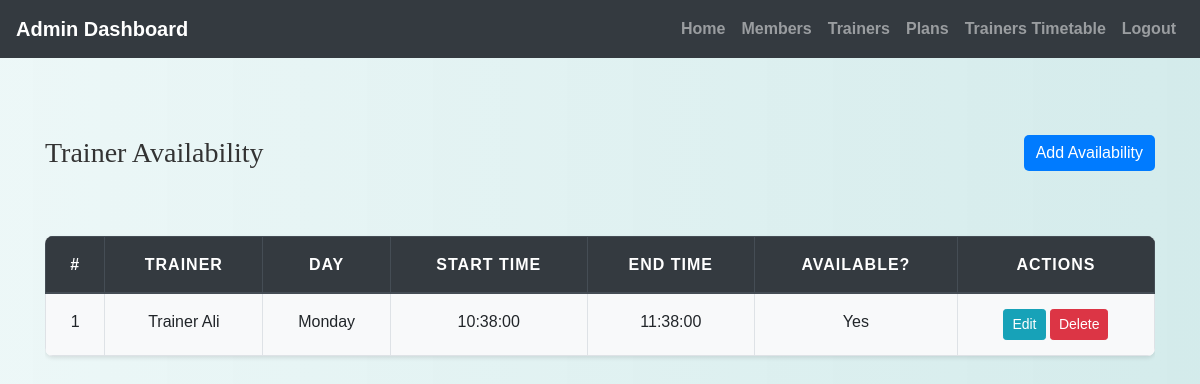
/admin/view_trainer_availability.php (signed in), run on the app's committed database.
### tables this page shows
CREATE TABLE `trainer_availability` (
  `availability_id` int(11) NOT NULL,
  `trainer_id` int(11) NOT NULL,
  `day_of_week` enum('monday','tuesday','wednesday','thursday','friday','saturday','sunday') NOT NULL,
  `start_time` time NOT NULL,
  `end_time` time NOT NULL,
  `is_available` tinyint(1) DEFAULT 1
);

CREATE TABLE `trainers` (
  `trainer_id` int(11) NOT NULL,
  `first_name` varchar(50) NOT NULL,
  `last_name` varchar(50) NOT NULL,
  `specialization` varchar(100) DEFAULT NULL,
  `certification` text DEFAULT NULL,
  `experience_years` int(11) DEFAULT NULL,
  `bio` text DEFAULT NULL,
  `hourly_rate` decimal(10,2) DEFAULT NULL,
  `profile_picture` varchar(255) DEFAULT NULL,
  `email` varchar(100) NOT NULL,
  `password` varchar(255) NOT NULL
);

### admin/view_trainer_availability.php (the view, shortened to what this page needs)
<?php
include('config.php');
?>
<!DOCTYPE html>
<html>
<head>
    <link rel="stylesheet" href="https://maxcdn.bootstrapcdn.com/bootstrap/4.5.2/css/bootstrap.min.css">
    <link rel="stylesheet" href="../css/style.css">
</head>
<body>
<?php include('admin_navbar.php'); ?>
<div class="container mt-5">
    <div class="d-flex justify-content-between align-items-center mb-3">
        <h3>Trainer Availability</h3>
        <a href="add_trainer_availability.php" class="btn btn-primary">Add Availability</a>
    </div>
    <div class="table-responsive">
        <table class="table table-bordered table-striped">
            <thead class="thead-dark">
                <tr>
                    <th>#</th>
                    <th>Trainer</th>
                    <th>Day</th>
                    <th>Start Time</th>
                    <th>End Time</th>
                    <th>Available?</th>
                    <th>Actions</th>
                </tr>
            </thead>
            <tbody>
                <?php
                $sql = "SELECT a.*, t.first_name, t.last_name
                        FROM trainer_availability a
                        JOIN trainers t ON a.trainer_id = t.trainer_id
                        ORDER BY a.day_of_week, a.start_time";
                $result = $conn->query($sql);
                $count = 1;
                while ($row = $result->fetch_assoc()):
                ?>
                <tr>
                    <td><?= $count++ ?></td>
                    <td><?= htmlspecialchars($row['first_name'] . ' ' . $row['last_name']) ?></td>
                    <td><?= ucfirst($row['day_of_week']) ?></td>
                    <td><?= $row['start_time'] ?></td>
                    <td><?= $row['end_time'] ?></td>
                    <td><?= $row['is_available'] ? 'Yes' : 'No' ?></td>
                    <td>
                        <a href="edit_trainer_availability.php?id=<?= $row['availability_id'] ?>" class="btn btn-sm btn-info">Edit</a>
                        <a href="?delete=<?= $row['availability_id'] ?>" class="btn btn-sm btn-danger" onclick="return confirm('Are you sure you want to delete this availability?');">Delete</a>
                    </td>
                </tr>
                <?php endwhile; ?>
            </tbody>
        </table>
    </div>
</div>
</body>
</html>

### css/style.css (style rules this page uses)
body { background: linear-gradient(90deg, rgba(233, 246, 246, 0.831), rgba(207, 233, 233, 0.9)); font-family: 'Arial', sans-serif; color: #333; line-height: 1.6; }
h1, h2, h3, h4 { text-align: center; margin-top: 30px; margin-bottom: 30px; font-family: 'Georgia', serif; }
.container { margin-bottom: 40px; }
.table { width: 100%; border-collapse: collapse; margin-top: 20px; font-size: 16px; background-color: #ffffff; border-radius: 8px; overflow: hidden; box-shadow: 0 2px 4px rgba(0, 0, 0, 0.1); }
.table th, .table td { padding: 15px; border: 1px solid #dee2e6; text-align: center; }
.table thead th { background-color: #004d4d; color: white; font-weight: bold; text-transform: uppercase; letter-spacing: 1px; }
.table tbody tr:nth-child(odd) { background-color: #f8f9fa; }
.btn-primary { color: #fff; border: none; border-radius: 5px; cursor: pointer; transition: background-color 0.3s ease; }
a { color: #006666; text-decoration: none; font-weight: bold; }

### data on the page
trainer_availability: trainer.last_name "Trainer Ali", day_of_week "Monday", start_time "10:38:00", end_time "11:38:00", is_available "Yes"
